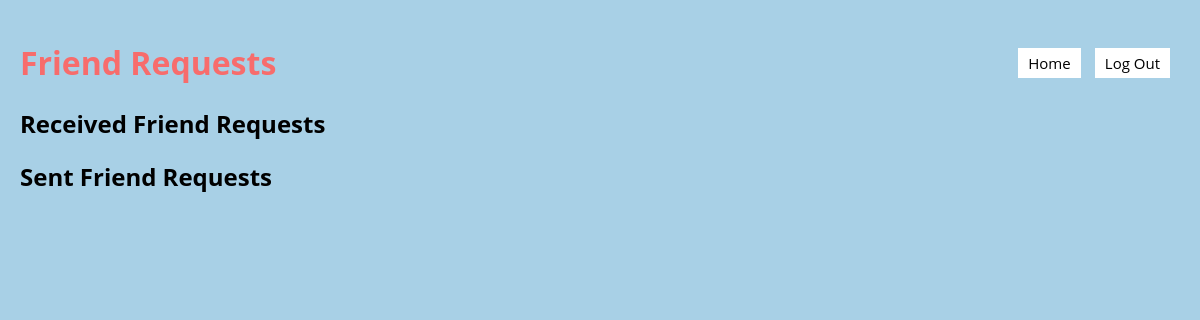
Page /friend-requests (signed in) on the earlier database version.
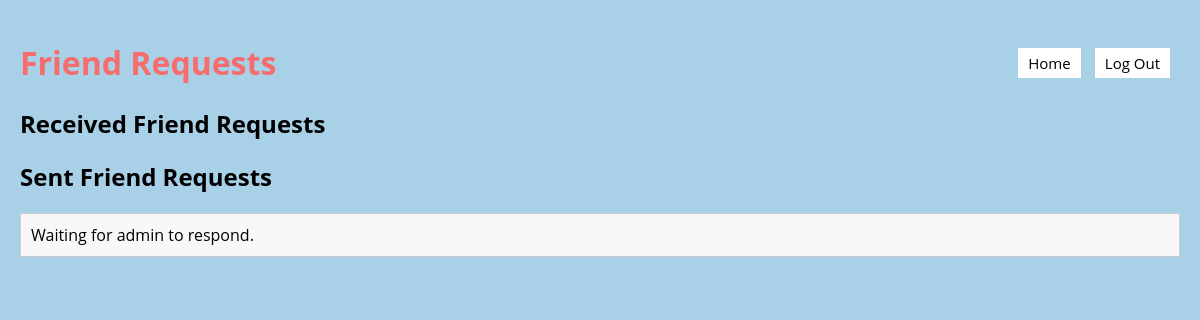
Same page on the later database version.
### models.py (models this page shows)
class Base(DeclarativeBase):
    pass

class FriendRequest(Base):
    __tablename__ = "friend_request"
    id: Mapped[int] = mapped_column(Integer, primary_key=True)
    sender_username: Mapped[str] = mapped_column(String, ForeignKey('user.username'))
    receiver_username: Mapped[str] = mapped_column(String, ForeignKey('user.username'))
    status: Mapped[str] = mapped_column(String)
    sender = relationship("User", foreign_keys=[sender_username])
    receiver = relationship("User", foreign_keys=[receiver_username])

### app.py (the view)
@app.route('/friend-requests')
def friend_requests():
    username = session.get('username')
    if not username:
        flash('You need to login first.')
        return redirect(url_for('login'))
    received_requests = db.get_received_friend_requests(username)
    sent_requests = db.get_sent_friend_requests(username)
    received_requests_data = [{'sender_username': req.sender_username, 'id': req.id} for req in received_requests]
    sent_requests_data = [{'receiver_username': req.receiver_username, 'id': req.id} for req in sent_requests]
    return render_template('friend_requests.jinja',
                           received_requests=received_requests_data,
                           sent_requests=sent_requests_data,
                           username=username)

### app.py (called while the page is built)
def csp_policy_string(policy_dict):
    return "; ".join([f"{key} {' '.join(val) if isinstance(val, list) else val}" for key, val in policy_dict.items()])

@app.after_request
def apply_csp(response):
    policy = {
    "default-src": "'self'",
    "script-src": [
        "'self'",
        "https://cdnjs.cloudflare.com",  # Allow scripts from CDN for Crypto-JS
        "https://cdn.jsdelivr.net",
        "'unsafe-inline'"
    ],
    "style-src": "'self' 'unsafe-inline'",  # Allows inline styles;
    "img-src": "'self'",
    "connect-src": "'self'",  # Restricts the URLs which can be loaded using script interfaces
    "font-src": "'self'",  # Fonts loading
    "object-src": "'none'",  # Prevents object, embed, and applet elements from rendering
    "frame-ancestors": "'none'"  # Protects against clickjacking
}
    response.headers['Content-Security-Policy'] = csp_policy_string(policy)
    return response

### db.py (called while the page is built)
def get_received_friend_requests(username: str):
    with Session(engine) as session:
        return session.query(FriendRequest).filter_by(receiver_username=username, status='pending').all()

### templates/friend_requests.jinja (shortened to what this page needs)
{% extends 'base.jinja' %}
{% block content %}
<div class="friend-requests-container">
    <div class="header">
    <h1>Friend Requests</h1>
        <div class="buttons">
            <button onclick="location.href='{{ url_for('home') }}'">Home</button>
            <button onclick="confirmLogout()">Log Out</button>
        </div>
    </div>
    <section>
        <h2>Received Friend Requests</h2>
    </section>
    <section>
        <h2>Sent Friend Requests</h2>
        <ul id="sent-requests-list">
            {% for request in sent_requests %}
            <li id="request-{{ request.id }}">Waiting for {{ request.receiver_username }} to respond.</li>
            {% endfor %}
        </ul>
    </section>
</div>
{% endblock %}

Differences in the rows shown:
added FriendRequest: receiver_username "admin"
